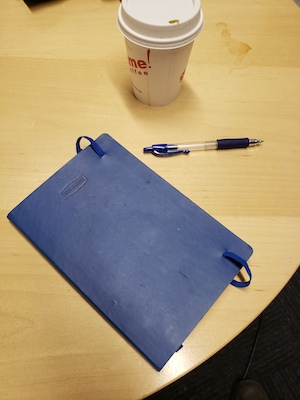
#> input picture img.jpg, 300 x 400 px
$ jupyter execute p3-demo.ipynb   (shell and % lines are left out)
#> lines starting #> are read from the running program, lines starting #| are printed output that depends on the picture
### p3.py
import numpy as np
from PIL import Image

from scipy import ndimage, signal


############### ---------- Basic Image Processing ------ ##############

# TODO 1: Read an Image and convert it into a floating point array with values between 0 and 1. You can assume a color image
def imread(filename):
    # Open the image file using PIL
#> called with filename = 'img.jpg'
    img = Image.open(filename)
#> img is the input picture: PIL image 300x400 RGB; mean R, G, B 164.2, 146.6, 115.6

    # Convert the image to a numpy array
    img_array = np.array(img)

    # Convert the numpy array to float
    img_float = img_array.astype(np.float32)

    # Normalize the image data to 0-1 range
    img_normalized = img_float / 255.0

    if len(img_normalized[0, 0]) != 3:
        img_normalized = img_normalized[:, :, 0:3]

    return img_normalized


# TODO 2: Create a gaussian filter of size k x k and with standard deviation sigma
def gaussian_filter(k, sigma):
    # [5 lines of commented-out code are left out]

    center = k // 2
    filter = np.zeros((k, k))

    for i in range(k):
        for j in range(k):
            x = abs(center - j)
            y = abs(center - i)
            filter[i][j] = np.exp(-(x**2 + y**2) / (2 * (sigma**2)))

    filter /= np.sum(filter)
    return filter


# TODO 3: Compute the image gradient.
# First convert the image to grayscale by using the formula:
# Intensity = Y = 0.2125 R + 0.7154 G + 0.0721 B
# Then convolve with a 5x5 Gaussian with standard deviation 1 to smooth out noise. (use scipy.signal.convolve)
# Convolve with [0.5, 0, -0.5] to get the X derivative on each channel and convolve with [[0.5],[0],[-0.5]] to get the Y derivative on each channel. (use scipy.signal.convolve)
# Return the gradient magnitude and the gradient orientation (use arctan2)
def gradient(img):
    # [24 lines of commented-out code are left out]
    Y = 0.2125 * img[:, :, 0] + 0.7154 * img[:, :, 1] + 0.0721 * img[:, :, 2]

    # Apply Gaussian smoothing
    smoothed = signal.convolve(Y, gaussian_filter(5, 1), mode="same")

    # Convolve to find the derivatives, using 'same' to keep the original image size

    dx = signal.convolve(smoothed, np.array([[0.5, 0, -0.5]]), mode="same")
    dy = signal.convolve(smoothed, np.array([[0.5], [0], [-0.5]]), mode="same")

    # Calculate the magnitude and orientation of gradients
    magnitude = np.sqrt(dx**2 + dy**2)
    orientation = np.arctan2(dy, dx)

    return magnitude, orientation


# ----------------Line detection----------------

# TODO 4: Write a function to check the distance of a set of pixels from a line parametrized by theta and c. The equation of the line is:
# x cos(theta) + y sin(theta) + c = 0
# The input x and y are arrays representing the x and y coordinates of each pixel
# Return a boolean array that indicates True for pixels whose distance is less than the threshold
def check_distance_from_line(x, y, theta, c, thresh):
    d = np.abs(np.cos(theta)*x + np.sin(theta)*y + c)
    return d < thresh


# TODO 5: Write a function to draw a set of lines on the image. The `lines` input is a list of (theta, c) pairs. Each line must appear as red on the final image
# where every pixel which is less than thresh units away from the line should be colored red
# [11 lines left out: function draw_lines, not called in this run]

#     # Ensure the image is in the right format, expecting a color image
#     if img.ndim != 3 or img.shape[2] != 3:
#         raise ValueError("Input image must be a color image with three channels (RGB).")

#     # Make a copy of the image to modify it
#     output_img = np.copy(img)

#     # Get image dimensions
#     height, width, _ = img.shape

#     # Iterate over all pixels in the image
#     for y in range(height):
#         for x in range(width):
#             for theta, c in lines:
#                 # Calculate the distance from the current pixel to the line described by theta and c
#                 distance = abs(x * np.cos(theta) + y * np.sin(theta) + c) / np.sqrt(np.cos(theta)**2 + np.sin(theta)**2)

#                 # If the distance is less than the threshold, set the pixel color to red
#                 if distance < thresh:
#                     output_img[y, x] = [1, 0, 0]  # Red in [0, 1] normalized RGB

#     return output_img


# TODO 6: Do Hough voting. You get as input the gradient magnitude and the gradient orientation, as well as a set of possible theta values and a set of possible c
# values. If there are T entries in thetas and C entries in cs, the output should be a T x C array. Each pixel in the image should vote for (theta, c) if:
# (a) Its gradient magnitude is greater than thresh1
# (b) Its distance from the (theta, c) line is less than thresh2, and
# (c) The difference between theta and the pixel's gradient orientation is less than thresh3
def hough_voting(gradmag, gradori, thetas, cs, thresh1, thresh2, thresh3):
    num_t = len(thetas)
    num_c = len(cs)

    # find indices of entries in gradmag that are > thresh1
    y_indices, x_indices = np.where(gradmag > thresh1)

    # output[a][b] = number votes for line with theta = thetas[a] and c = cs[b]
    output = np.zeros((num_t, num_c))

    for t_i, t in enumerate(thetas):
        for c_i, c in enumerate(cs):
            near_line = check_distance_from_line(
                x_indices, y_indices, t, c, thresh2)
            valid_orientation = np.abs(
                gradori[y_indices, x_indices]-t) < thresh3

            votes = np.sum(near_line & valid_orientation)
            output[t_i, c_i] = votes

    return output


# TODO 7: Find local maxima in the array of votes. A (theta, c) pair counts as a local maxima if (a) its votes are greater than thresh, and
# (b) its value is the maximum in a (nbhd x nbhd) neighborhood in the votes array.
# Return a list of (theta, c) pairs
# [75 lines left out: functions localmax, do_hough_lines, not called in this run]

### p3-demo.ipynb
[cell 1]
import p3
import matplotlib.pyplot as plt
import numpy as np
from scipy import signal

# Part 1: Basic Image Processing

Let's first read an image in and see how it looks!

[cell 2]
img = p3.imread('img.jpg')
plt.imshow(img)

## Filtering

Let's convolve with Gaussians of two different standard deviations and see what that gives us!

[cell 3]
filt1 = p3.gaussian_filter(11,3)
filt2 = p3.gaussian_filter(11,1)
### NOTE: scipy.signal.convolve expects the filter and input to have the same dimensions.
###       To broadcast the filter over all inputs channels, we need to add an extra dimension to the filter.
### NOTE: This should not be needed for grayscale images ;)
gaussian_filtered1 = signal.convolve(img, filt1[..., None], mode='same')
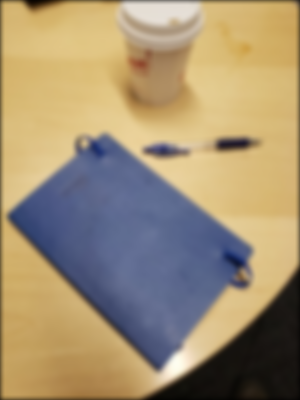
#> gaussian_filtered1: shape (400, 300, 3) float64; mean R, G, B 0.636, 0.568, 0.449
gaussian_filtered2 = signal.convolve(img, filt2[..., None], mode='same')
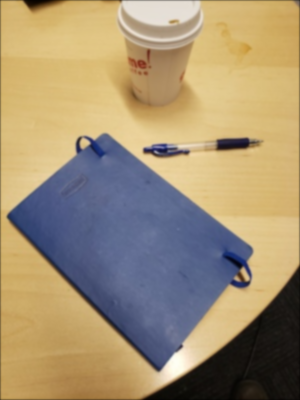
#> gaussian_filtered2: shape (400, 300, 3) float64; mean R, G, B 0.641, 0.573, 0.452
plt.figure(); plt.imshow(gaussian_filtered1)
plt.figure(); plt.imshow(gaussian_filtered2)

## Image gradients

Let's now compute image gradients and visualize the gradient magnitude.

[cell 4]
gradmag, gradori = p3.gradient(img)
#> in gradient, `Y = 0.2125 * img[:, :, 0] + 0.7154 * img[:, :, 1] + 0.0721 * img[:, :,..`:
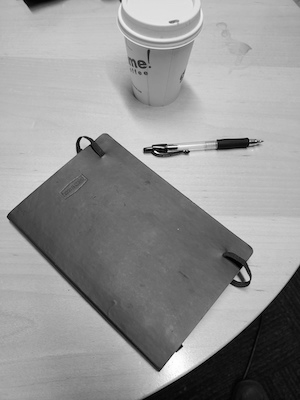
#> Y: shape (400, 300) float32; min 0.00254, max 0.998, mean 0.581
#> in gradient, `smoothed = signal.convolve(Y, gaussian_filter(5, 1), mode="same")`:
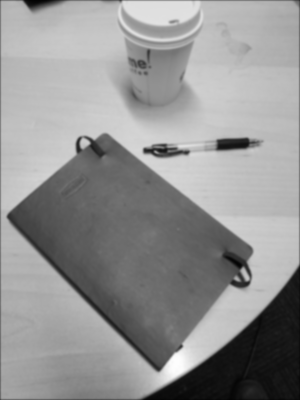
#> smoothed: shape (400, 300) float64; min 0.015, max 0.996, mean 0.578
#> in gradient, `dx = signal.convolve(smoothed, np.array([[0.5, 0, -0.5]]), mode="same")`:
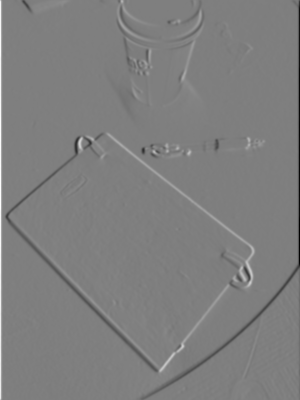
#> dx: shape (400, 300) float64; min -0.362, max 0.363, mean -0.000242; drawn with min black and max white
#> in gradient, `dy = signal.convolve(smoothed, np.array([[0.5], [0], [-0.5]]), mode="s..`:
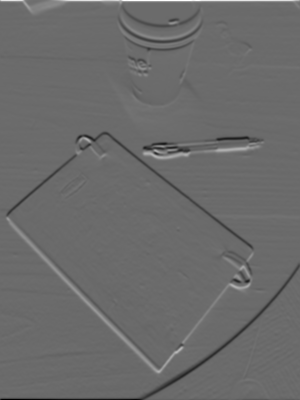
#> dy: shape (400, 300) float64; min -0.3, max 0.414, mean -0.000311; drawn with min black and max white
#> in gradient, `magnitude = np.sqrt(dx**2 + dy**2)`:
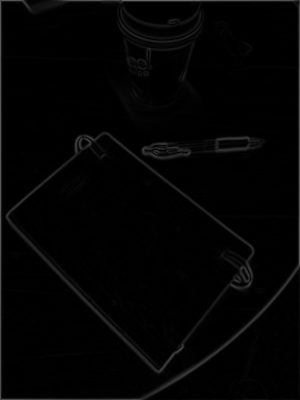
#> magnitude: shape (400, 300) float64; min 5.82e-06, max 0.414, mean 0.0154
#> in gradient, `orientation = np.arctan2(dy, dx)`:
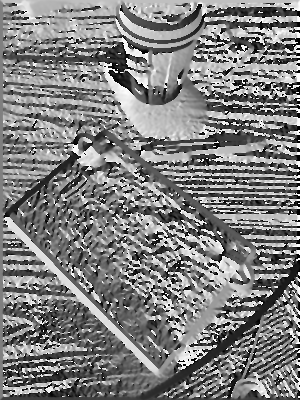
#> orientation: shape (400, 300) float64; min -3.14, max 3.14, mean 0.0172; drawn with min black and max white
plt.figure(); plt.imshow(gradmag, cmap = plt.get_cmap('gray'), vmax = 1)

We can threshold the gradient image to get pixels on the boundary. We can even try to find all pixels with gradient orientation between 30 degrees and 90 degrees.

[cell 5]
plt.figure(); plt.imshow(gradmag>0.1, cmap=plt.get_cmap('gray'))
plt.figure(); plt.imshow((gradmag>0.1) & (gradori>np.pi/6) & (gradori<np.pi/2), cmap = plt.get_cmap('gray'))
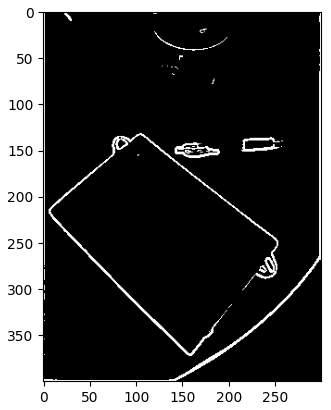
#> figure drawn by matplotlib, 1 panel
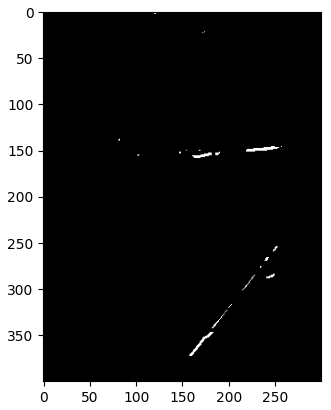
#> figure drawn by matplotlib, 1 panel

# Part 2: Line detection

Now let's look for lines! We want to find the equation of every line in the image.
Any line is parametrized by $\theta$ and $c$, with the equation of the line given by:
$$x \cos \theta + y \sin \theta + c = 0$$
To detect lines, we will first define the set of possible values of $\theta$ and $c$.

[cell 6]
thetas = np.arange(-np.pi-np.pi/40, np.pi+np.pi/40, np.pi/40)
imgdiagonal = np.sqrt(img.shape[0]**2 + img.shape[1]**2)
#> imgdiagonal = 500
cs = np.arange(-imgdiagonal, imgdiagonal, 0.5)
#> cs = 2000 values from -500 to 499.5

Next we will do Hough voting. Let's look at what the votes look like!

[cell 7]
votes = p3.hough_voting(gradmag, gradori, thetas, cs, 0.1, 0.5, np.pi/40)
#> in hough_voting, `y_indices, x_indices = np.where(gradmag > thresh1)`: y_indices = 5162 values from 0 to 399; x_indices = 5162 values, max 299 at index 270, min 0 at index 0, mean 149.3
plt.figure(); plt.imshow(votes, aspect='auto', cmap=plt.get_cmap('gray'), vmax=20)

Next let's find local maxima in this Hough transform, get the equations of the lines and draw the lines!

[cell 8]
lines = p3.localmax(votes, thetas, cs, 20, 11)
for (theta, c) in lines:
    print('{:.02f}x + {:.02f}y + {:.02f} = 0'.format(np.cos(theta), np.sin(theta), c))


newimg = p3.draw_lines(img, lines, 0.5)
plt.imshow(newimg)

Another example!

[cell 9]
img = p3.imread('img2.png')
plt.figure(); plt.imshow(img)
gradmag, gradori = p3.gradient(img)
votes = p3.hough_voting(gradmag, gradori, thetas, cs, 0.1, 0.5, np.pi/40)
lines = p3.localmax(votes, thetas, cs, 20, 11)
for (theta, c) in lines:
    print('{:.02f}x + {:.02f}y + {:.02f} = 0'.format(np.cos(theta), np.sin(theta), c))


newimg = p3.draw_lines(img, lines, 0.5)
plt.figure();plt.imshow(newimg)
